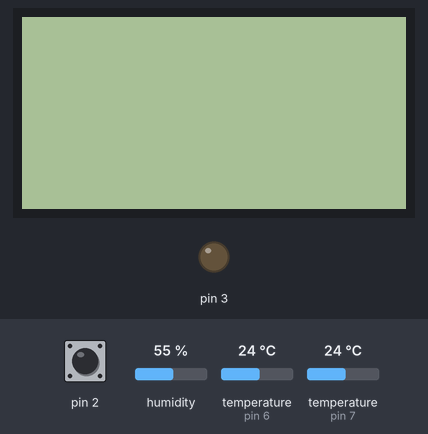
Bench run of a sketch on a simulated Arduino Uno, built with avr-gcc and run on an emulated ATmega328P. On the bench: 128×64 one-colour display, output pins drawn as LEDs (lit = HIGH). The inputs (shaded band) are chosen by the test bench; at power-on: pin 2 HIGH, humidity 55 %, temperature (sensors on pin 6, pin 7) 24 °C.

Above: at 1.2 s.
1.3 s: pin 2 pulled LOW for 1.15 s
At 8.4 s:
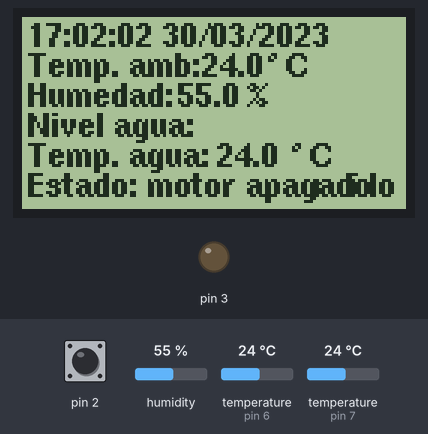
8.7 s: humidity set to 22 %
At 15.1 s:
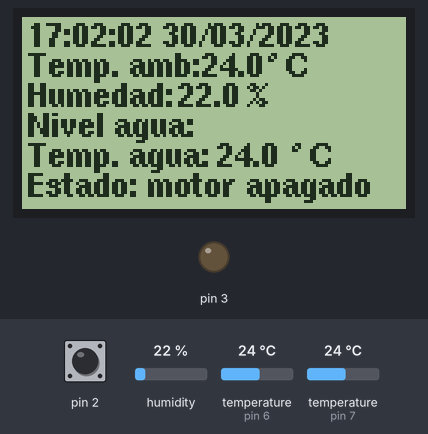
15.9 s: pin 2 pulled LOW for 1.15 s
At 16.9 s:
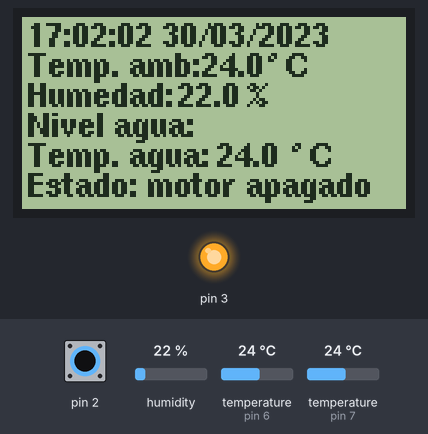
18.6 s: temperature (sensor on pin 6) set to 12 °C
At 23.0 s:
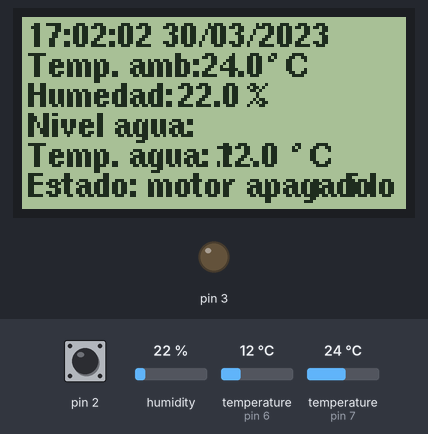
25.9 s: pin 2 pulled LOW for 3.2 s
At 26.6 s:
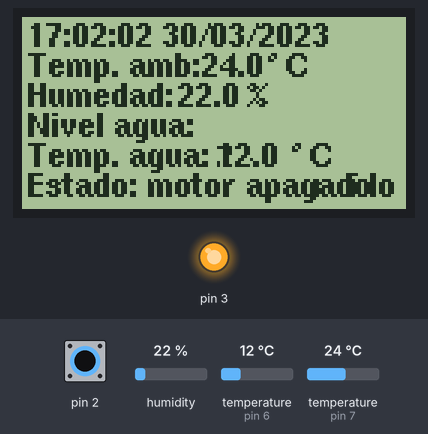
31.3 s: temperature (sensor on pin 7) set to 12 °C
At 37.7 s:
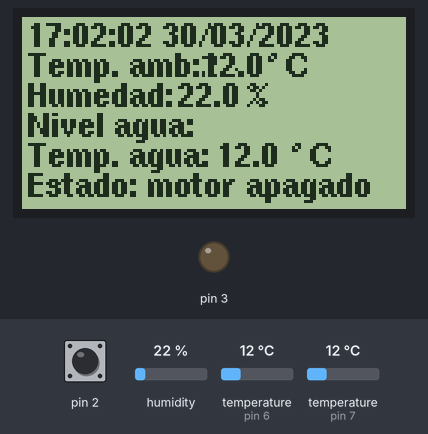
Timing chart, 0 to 39.2 s (numbered marks = the images above; inputs shaded):
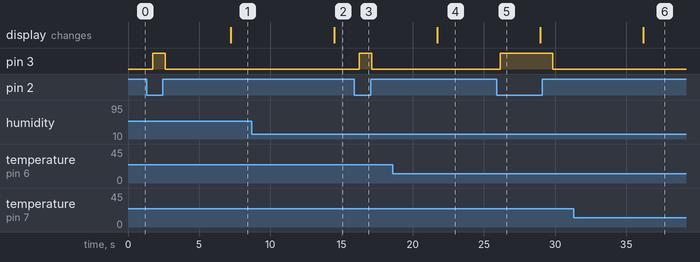

Measured:
- after the input at 1.3 s, pin 3: LOW → HIGH after 0.43 s, → LOW 0.88 s later; the display: changes after 5.9 s (image 1)
- after the input at 8.7 s, the display: changes after 5.8 s (image 2)
- after the input at 15.9 s, pin 3: LOW → HIGH after 0.33 s, → LOW 0.91 s later
- after the input at 18.6 s, the display: changes after 3.1 s (image 4)
- after the input at 25.9 s, pin 3: LOW → HIGH after 0.25 s, → LOW 3.7 s later
- after the input at 31.3 s, the display: changes after 4.9 s (image 6)

The sketch:

hidro.ino
```cpp
/*
install libraries
* U8g2
* DHT sensor library
* adafruit unified sensor
* onewire
* Dallastemperature
*/

#include <DHT.h>
#include <U8g2lib.h>
#include <U8x8lib.h>
#include <OneWire.h>
#include <DallasTemperature.h>

char temperature [5];
char humidity [5];
char water_temp [5];
const char DEGREE_SYMBOL[] = { 0xB0, '\0'};

DHT dht(7, DHT11); //define pin 7 as input of dht11 sensor
U8G2_ST7920_128X64_1_HW_SPI u8g2(U8G2_R0, /* CS=*/ 10, /* reset=*/ 8); //params for LCD 128x64 ST7920

OneWire oneWireObjet(6);
DallasTemperature sensorDS18B20(&oneWireObjet);
int flag = 0;
void setup() {
  dht.begin();
  Serial.begin(9600);
  u8g2.begin();
  u8g2.enableUTF8Print();
  u8g2.setFont(u8g2_font_helvB08_tf);
  u8g2.setColorIndex(1);
  sensorDS18B20.begin();
  sensorDS18B20.begin();
  pinMode(2, INPUT_PULLUP);
  pinMode(3, OUTPUT);
  u8g2.clearBuffer();
}

void loop() {
  u8g2.firstPage();
  do {
    draw();
  } while( u8g2.nextPage() );
  delay(100);
}

void draw(){
  readTemperature();
  readHumidity();
  readWaterTemp();

  if (digitalRead(2) == HIGH){
    digitalWrite(3, LOW);
    flag = 0;
  }
  else{
    digitalWrite(3, HIGH);
    flag = 1;
  }

  u8g2.drawStr(2,10, "17:02:02 30/03/2023");

  u8g2.drawStr(2, 20, "Temp. amb:");
  u8g2.drawStr(60, 20, temperature);
  u8g2.drawUTF8(82, 20, DEGREE_SYMBOL);
  u8g2.drawUTF8(88, 20, "C");

  u8g2.drawStr(2, 30, "Humedad:");
  u8g2.drawStr(52, 30, humidity);
  u8g2.drawStr(75,30, "%");

  u8g2.drawStr(2,40, "Nivel agua: ");

  u8g2.drawStr(2, 50, "Temp. agua:");
  u8g2.drawStr(65, 50, water_temp);
  u8g2.drawUTF8(90, 50, DEGREE_SYMBOL);
  u8g2.drawUTF8(96, 50, "C");

  u8g2.drawStr(2, 60, "Estado: motor");
  if (flag == 0){
  u8g2.drawStr(75, 60, "apagado");
  }
  else{
  u8g2.drawStr(75, 60, "encendido");
  }
}

void readTemperature()
{
  float t = dht.readTemperature();
  dtostrf(t, 3, 1, temperature);
}

void readHumidity()
{
  float h = dht.readHumidity();
  dtostrf(h, 3, 1, humidity);
}

void readWaterTemp()
{
  sensorDS18B20.requestTemperatures();
  float wt = sensorDS18B20.getTempCByIndex(0);
  dtostrf(wt, 3, 1, water_temp);
}
```
